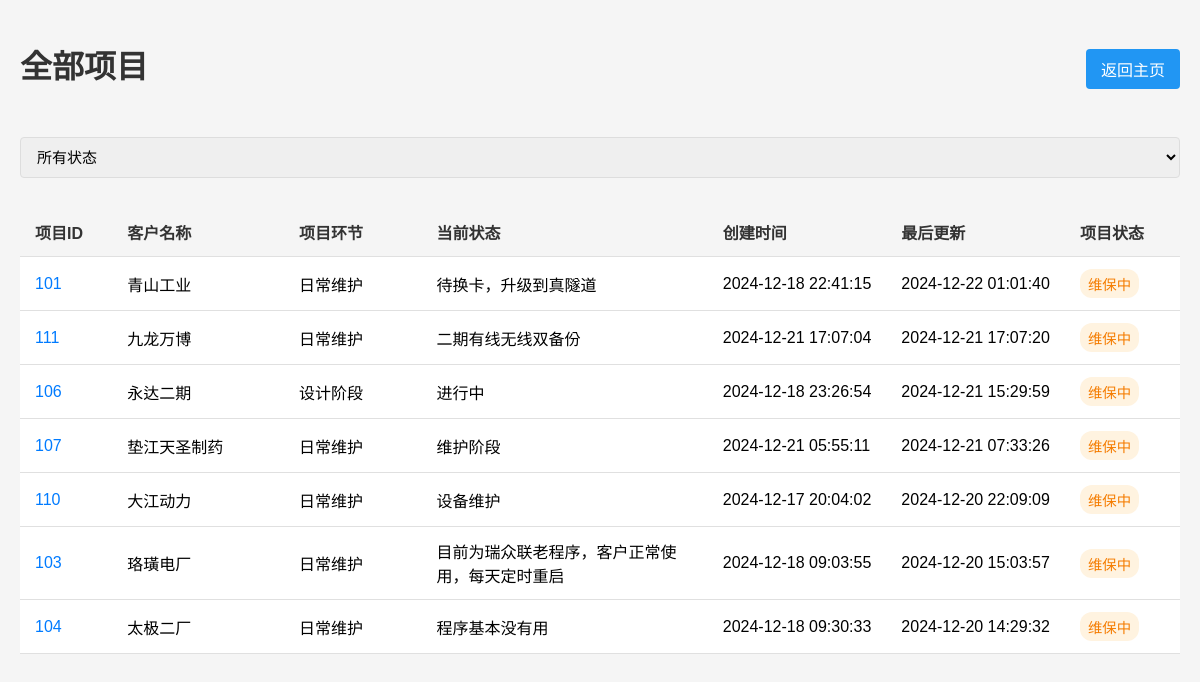
The page /projects_by_state/recent_inactive (signed in) on the database its author committed.
### tables this page shows
CREATE TABLE projects (
                id INTEGER PRIMARY KEY,
                client_name TEXT NOT NULL,
                stage TEXT,
                status TEXT,
                created_at TIMESTAMP,
                last_updated TIMESTAMP,
                notes TEXT,
                state TEXT,
                is_active INTEGER
            , area TEXT, manager TEXT, manager_phone TEXT);

### app.py (the view)
@app.route('/projects_by_state/<state>')
@login_required
def projects_by_state(state):
    try:
        print(f"\n开始获取{state}状态的项目列表...")
        if state == 'total':
            projects = manager.get_all_projects()
            print(f"获取到所有项目：{len(projects)} 个")
            for p in projects:
                print(f"项目：ID={p['id']}, 名称={p['client_name']}, 状态={p['state']}")
        else:
            projects = manager.get_projects_by_state(state)
            print(f"获取到 {state} 状态的项目：{len(projects)} 个")
            for p in projects:
                print(f"项目：ID={p['id']}, 名称={p['client_name']}, 状态={p['state']}")
        print("准备渲染模板...")
        return render_template('all_projects.html',
                             projects=projects)
    except Exception as e:
        print(f"获取项目列表时出错：{str(e)}")
        import traceback
        print(f"错误堆栈：\n{traceback.format_exc()}")
        flash('获取项目列表时出错，请重试')
        return redirect(url_for('index'))

### app.py (called while the page is built)
def login_required(f):
    @wraps(f)
    def decorated_function(*args, **kwargs):
        if 'user_id' not in session:
            return redirect(url_for('login'))
        return f(*args, **kwargs)
    return decorated_function

@app.template_filter('datetime')
def format_datetime(value):
    if isinstance(value, str):
        value = datetime.fromisoformat(value)
    return value.strftime('%Y-%m-%d %H:%M:%S')

### models.py (called while the page is built)
    def get_cursor(self):
        if not hasattr(self.local, 'cursor'):
            self.local.conn = sqlite3.connect('work_management.db', check_same_thread=False)
            self.local.cursor = self.local.conn.cursor()
        return self.local.cursor

    @property
    def cursor(self):
        return self.get_cursor()

### templates/all_projects.html (shortened to what this page needs)
<!DOCTYPE html>
<html>
<head>
    <link rel="stylesheet" href="{{ url_for('static', filename='style.css') }}">
    <link rel="stylesheet" href="https://cdnjs.cloudflare.com/ajax/libs/font-awesome/5.15.4/css/all.min.css">
</head>
<body>
    <div class="container">
        <div class="header-section">
            <h1>全部项目</h1>
            <a href="{{ url_for('index') }}" class="back-btn">返回主页</a>
        </div>
        <div class="projects-list">
            <div class="project-filters">
                <select id="statusFilter" onchange="filterProjects()">
                    <option value="all">所有状态</option>
                </select>
            </div>
            <table class="projects-table">
                <thead>
                    <tr>
                        <th>项目ID</th>
                        <th>客户名称</th>
                        <th>项目环节</th>
                        <th class="status-column">当前状态</th>
                        <th>创建时间</th>
                        <th>最后更新</th>
                        <th>项目状态</th>
                    </tr>
                </thead>
                <tbody>
                    {% for project in projects %}
                    <tr data-status="{{ 'completed' if not project.is_active else project.state }}">
                        <td>
                            <a href="{{ url_for('project_history', project_id=project.id) }}" class="project-id-link">
                                {{ project.id }}
                            </a>
                        </td>
                        <td>{{ project.client_name }}</td>
                        <td>{{ project.stage }}</td>
                        <td class="status-column">{{ project.status }}</td>
                        <td>{{ project.created_at|datetime }}</td>
                        <td>{{ project.last_updated|datetime }}</td>
                        <td>
                            {% if project.is_active %}
                                {% if project.state == 'active' %}
                                    <span class="status-badge active">进行中</span>
                                {% elif project.state == 'recent_inactive' %}
                                    <span class="status-badge maintenance">维保中</span>
                                {% else %}
                                    <span class="status-badge expired">合同到期退网</span>
                                {% endif %}
                            {% endif %}
                        </td>
                    </tr>
                    {% endfor %}
                </tbody>
            </table>
        </div>
    </div>
</body>
</html>

### static/style.css (style rules this page uses)
body { font-family: Arial, sans-serif; margin: 0; padding: 20px; background-color: #f5f5f5; }
.container { max-width: 1600px; margin: 0 auto; }
h1 { text-align: center; color: #333; margin-bottom: 30px; }
input, textarea, select { padding: 10px 12px; font-size: 15px; border: 1px solid #ddd; border-radius: 4px; width: 100%; box-sizing: border-box; }
.back-btn { background-color: #2196F3; color: white; padding: 8px 15px; border-radius: 4px; text-decoration: none; transition: background-color 0.3s; }
.header-section { display: flex; justify-content: space-between; align-items: center; margin-bottom: 20px; }
.projects-list { display: flex; flex-direction: column; gap: 10px; }
.projects-table { width: 100%; border-collapse: separate; border-spacing: 0; margin-top: 20px; }
.projects-table th, .projects-table td { padding: 12px 15px; text-align: left; border-bottom: 1px solid #e0e0e0; }
.projects-table .status-column { width: 25%; max-width: 400px; }
.projects-table th { background-color: #f5f5f5; font-weight: 600; color: #333; position: sticky; top: 0; z-index: 10; }
.projects-table tr { border: 1px solid #e0e0e0; margin-bottom: 8px; background-color: #fff; transition: all 0.3s ease; }
.projects-table tbody tr { border-radius: 4px; margin: 8px 0; }
.projects-table td:nth-child(1) { width: 8%; }
.projects-table td:nth-child(2) { width: 15%; }
.projects-table td:nth-child(3) { width: 12%; }
.projects-table td:nth-child(5), .projects-table td:nth-child(6) { width: 12%; white-space: nowrap; }
.projects-table td:nth-child(7) { width: 10%; }
.project-id-link { color: #007bff; text-decoration: none; font-weight: 500; transition: color 0.2s; }
.status-badge { padding: 4px 8px; border-radius: 12px; font-size: 0.9em; font-weight: 500; display: inline-block; }
.status-badge.maintenance { background-color: #fff3e0; color: #f57c00; }

### rows shown on the page
projects: id "101", client_name "青山工业", stage "日常维护", status "待换卡，升级到真隧道", created_at "2024-12-18 22:41:15", last_updated "2024-12-22 01:01:40", is_active "维保中"
projects: id "111", client_name "九龙万博", stage "日常维护", status "二期有线无线双备份", created_at "2024-12-21 17:07:04", last_updated "2024-12-21 17:07:20", is_active "维保中"
projects: id "106", client_name "永达二期", stage "设计阶段", status "进行中", created_at "2024-12-18 23:26:54", last_updated "2024-12-21 15:29:59", is_active "维保中"
projects: id "107", client_name "垫江天圣制药", stage "日常维护", status "维护阶段", created_at "2024-12-21 05:55:11", last_updated "2024-12-21 07:33:26", is_active "维保中"
projects: id "110", client_name "大江动力", stage "日常维护", status "设备维护", created_at "2024-12-17 20:04:02", last_updated "2024-12-20 22:09:09", is_active "维保中"
projects: id "103", client_name "珞璜电厂", stage "日常维护", status "目前为瑞众联老程序，客户正常使用，每天定时重启", created_at "2024-12-18 09:03:55", last_updated "2024-12-20 15:03:57", is_active "维保中"
projects: id "104", client_name "太极二厂", stage "日常维护", status "程序基本没有用", created_at "2024-12-18 09:30:33", last_updated "2024-12-20 14:29:32", is_active "维保中"
